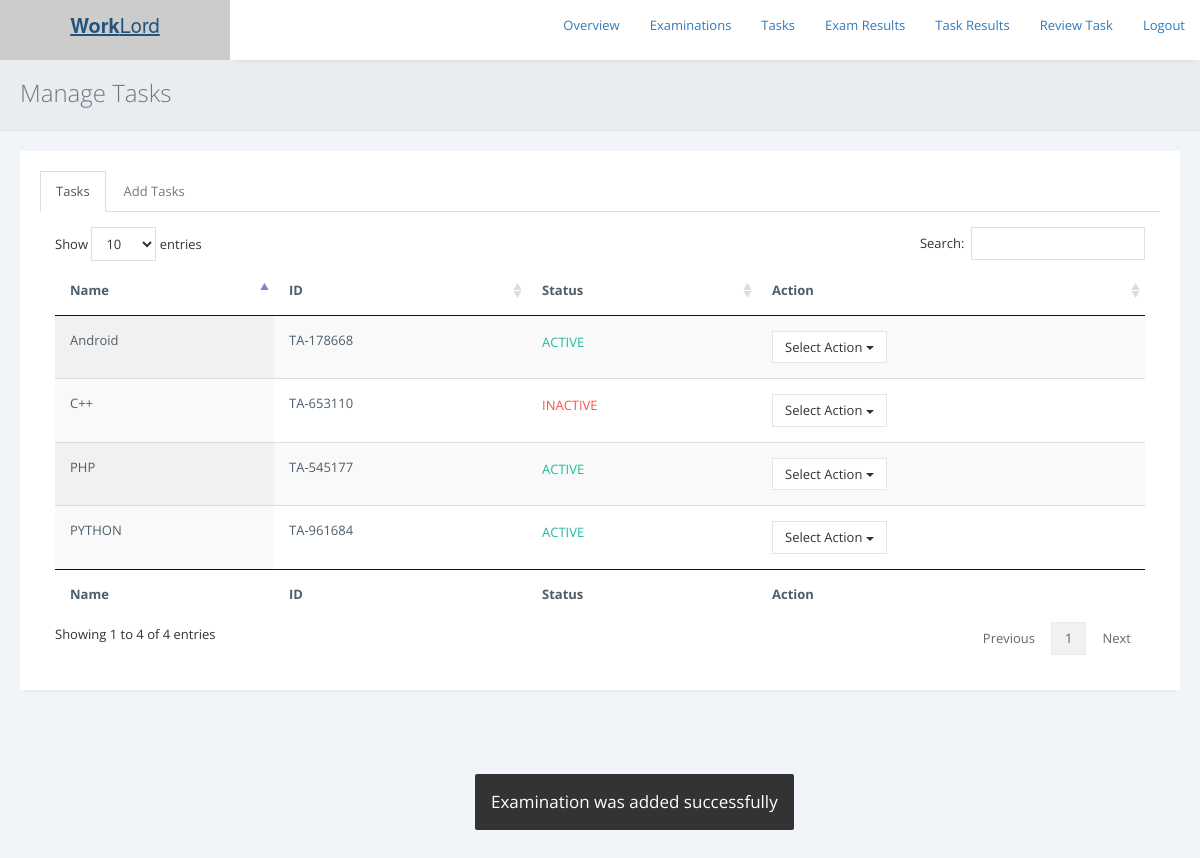
Page /exams/admin/tasks.php?rp=2932 on the committed database.
### tables this page shows
CREATE TABLE `tasks` (
  `task_id` varchar(255) NOT NULL,
  `task_name` varchar(255) NOT NULL,
  `question` longtext NOT NULL,
  `passmark` int(255) NOT NULL,
  `terms` longtext NOT NULL,
  `status` varchar(255) NOT NULL DEFAULT 'Inactive'
);

CREATE TABLE `alerts` (
  `id` int(255) NOT NULL,
  `code` varchar(255) NOT NULL,
  `description` varchar(255) NOT NULL
);

### exams/admin/includes/check_reply.php (called while the page is built, shortened)
<?php
include '../../db.php';
if (isset($_GET['rp'])) {
$error_code = mysqli_real_escape_string($conn, $_GET['rp']);
$sql = "SELECT * FROM alerts WHERE code = '$error_code'";
$result = $conn->query($sql);
if ($result->num_rows > 0) {
    while($row = $result->fetch_assoc()) {
	 $ms = 1;
     $description = $row['description'];
    }
} else {
	$ms = 0;
}
}
?>

### exams/admin/Tasks.php (the view, shortened to what this page needs)
<?php
include 'includes/check_reply.php';
?>
<!DOCTYPE html>
<html>
<head>
<link rel="stylesheet" href="https://cdnjs.cloudflare.com/ajax/libs/twitter-bootstrap/3.3.7/css/bootstrap.min.css">
<link rel="stylesheet" href="https://cdnjs.cloudflare.com/ajax/libs/font-awesome/4.7.0/css/font-awesome.min.css">
<link rel="stylesheet" href="https://cdnjs.cloudflare.com/ajax/libs/ionicons/2.0.1/css/ionicons.min.css">
<link rel="stylesheet" href="../../css/AdminLTE.min.css">
        <link href="../assets/plugins/pace-master/themes/blue/pace-theme-flash.css" rel="stylesheet"/>
        <link href="../assets/plugins/uniform/css/uniform.default.min.css" rel="stylesheet"/>
        <link href="../assets/plugins/bootstrap/css/bootstrap.min.css" rel="stylesheet" type="text/css"/>
        <link href="../assets/plugins/fontawesome/css/font-awesome.css" rel="stylesheet" type="text/css"/>
        <link href="../assets/plugins/line-icons/simple-line-icons.css" rel="stylesheet" type="text/css"/>
        <link href="../assets/plugins/offcanvasmenueffects/css/menu_cornerbox.css" rel="stylesheet" type="text/css"/>
        <link href="../assets/plugins/waves/waves.min.css" rel="stylesheet" type="text/css"/>
        <link href="../assets/plugins/switchery/switchery.min.css" rel="stylesheet" type="text/css"/>
        <link href="../assets/plugins/3d-bold-navigation/css/style.css" rel="stylesheet" type="text/css"/>
        <link href="../assets/plugins/slidepushmenus/css/component.css" rel="stylesheet" type="text/css"/>
        <link href="../assets/plugins/datatables/css/jquery.datatables.min.css" rel="stylesheet" type="text/css"/>
        <link href="../assets/plugins/datatables/css/jquery.datatables_themeroller.css" rel="stylesheet" type="text/css"/>
        <link href="../assets/plugins/x-editable/bootstrap3-editable/css/bootstrap-editable.css" rel="stylesheet" type="text/css">
        <link href="../assets/plugins/bootstrap-datepicker/css/datepicker3.css" rel="stylesheet" type="text/css"/>
		<link href="../assets/plugins/select2/css/select2.min.css" rel="stylesheet" type="text/css"/>
        <link href="../assets/css/modern.min.css" rel="stylesheet" type="text/css"/>
        <link href="../assets/css/themes/green.css" class="theme-color" rel="stylesheet" type="text/css"/>
        <link href="../assets/css/custom.css" rel="stylesheet" type="text/css"/>
        <link href="../assets/css/snack.css" rel="stylesheet" type="text/css"/>
        <link href="../assets/plugins/summernote-master/summernote.css" rel="stylesheet" type="text/css"/>
        <link href="../assets/plugins/bootstrap-datepicker/css/datepicker3.css" rel="stylesheet" type="text/css"/>
        <link href="../assets/plugins/bootstrap-colorpicker/css/colorpicker.css" rel="stylesheet" type="text/css"/>
        <link href="../assets/plugins/bootstrap-tagsinput/bootstrap-tagsinput.css" rel="stylesheet" type="text/css"/>
        <link href="../assets/plugins/bootstrap-timepicker/css/bootstrap-timepicker.min.css" rel="stylesheet" type="text/css"/>
    </head>
    <body <?php if ($ms == "1") { print 'onload="myFunction()"'; } ?>  >
        <main class="content-wrap">
<header class="main-header">
    <a href="../../index.php" class="logo logo-bg">
      <span class="logo-lg"><b>Work</b>Lord</span>
    </a>
    <nav class="navbar navbar-static-top">
      <div class="navbar-custom-menu">
        <ul class="nav navbar-nav">
		<li><a href="./">Overview</a></li>
		<li><a href="examinations.php">Examinations</a></li>
		<li><a href="tasks.php">Tasks</a></li>
		<li><a href="results.php">Exam Results</a></li>
		<li><a href="view-taskresults.php">Task Results</a></li>
		<li><a href="reviewtask.php">Review Task</a></li>
		<li><a href="../../logout.php">Logout</a></li>
        </ul>
      </div>
    </nav>
  </header>
            <div class="page-inner">
                <div class="page-title">
                    <h3>Manage Tasks</h3>
                </div>
                <div id="main-wrapper">
                    <div class="row">
                        <div class="col-md-12">
						<div class="row">
                            <div class="col-md-12">
                                <div class="panel panel-white">
                                    <div class="panel-body">
                                        <div role="tabpanel">
                                            <ul class="nav nav-tabs" role="tablist">
                                                <li role="presentation" class="active"><a href="#tab5" role="tab" data-toggle="tab">Tasks</a></li>
                                                <li role="presentation"><a href="#tab6" role="tab" data-toggle="tab">Add Tasks</a></li>
                                            </ul>
                                            <div class="tab-content">
                                                <div role="tabpanel" class="tab-pane active fade in" id="tab5">
                                           <div class="table-responsive">
										   <?php
										   include '../../db.php';
										   $sql = "SELECT * FROM tasks";
                                           $result = $conn->query($sql);
                                           if ($result->num_rows > 0) {
										print '
										<table id="example" class="display table" style="width: 100%; cellspacing: 0;">
                                        <thead>
                                            <tr>
                                                <th>Name</th>
                                                <th>ID</th>
												<th>Status</th>
                                                <th>Action</th>
                                            </tr>
                                        </thead>
                                        <tfoot>
                                            <tr>
                                                <th>Name</th>
                                                <th>ID</th>
												<th>Status</th>
                                                <th>Action</th>
                                            </tr>
                                        </tfoot>
                                        <tbody>';
                                           while($row = $result->fetch_assoc()) {
											   $status = $row['status'];
											   if ($status == "Active") {
											   $st = '<p class="text-success">ACTIVE</p>';
											   $stl = '<a href="pages/make_tsk_in.php?id='.$row['task_id'].'">Make Inactive</a>';
											   }else{
											   $st = '<p class="text-danger">INACTIVE</p>';
                                               $stl = '<a href="pages/make_tsk_ac.php?id='.$row['task_id'].'">Make Active</a>';
											   }
                                          print '
										       <tr>
                                                <td>'.$row['task_name'].'</td>
												<td>'.$row['task_id'].'</td>
												<td>'.$st.'</td>
                                                <td><div class="btn-group" role="group">
                                                <button type="button" class="btn btn-default dropdown-toggle" data-toggle="dropdown" aria-expanded="false">
                                                    Select Action
                                                    <span class="caret"></span>
                                                </button>
                                                <ul class="dropdown-menu" role="menu">
                                                    <li>'.$stl.'</li>
													<li><a href="edit-task.php?tid='.$row['task_id'].'">Edit Task</a></li>
													<li><a href="view-taskquestions.php?tid='.$row['task_id'].'">View Question</a></li>
                                                    <li><a'; ?> onclick = "return confirm('Drop <?php echo $row['task_name']; ?> ?')" <?php print ' href="pages/drop_tsk.php?id='.$row['task_id'].'">Drop Task</a></li>
                                                </ul>
                                            </div></td>
                                            </tr>';
                                           }
										   print '
									   </tbody>
                                       </table>  ';
                                            } else {
											print '
												<div class="alert alert-info" role="alert">
                                        Nothing was found in database.
                                    </div>';
                                           }
										   ?>
                                    </div>
                                                </div>
                                            </div>
                                        </div>
                                    </div>
                                </div>
                            </div>
                        </div>
                        </div>
                    </div>
                </div>
            </div>
        </main>
		<?php if ($ms == "1") {
?> <div class="alert alert-success" id="snackbar"><?php echo "$description";
 ?></div> <?php
}else{
}
?>
    </body>
</html>

### exams/assets/css/snack.css (style rules this page uses)
#snackbar { visibility: hidden; min-width: 250px; margin-left: -125px; background-color: #333; color: #fff; text-align: center; border-radius: 2px; padding: 16px; position: fixed; z-index: 1; left: 50%; bottom: 30px; font-size: 17px; }
#snackbar.show { visibility: visible; -webkit-animation: fadein 0.5s, fadeout 0.5s 2.5s; animation: fadein 0.5s, fadeout 0.5s 2.5s; }

### rows in the picture
tasks: task_name "Android", task_id "TA-178668", status "ACTIVE"
tasks: task_name "PHP", task_id "TA-545177", status "ACTIVE"
tasks: task_name "C++", task_id "TA-653110", status "INACTIVE"
tasks: task_name "PYTHON", task_id "TA-961684", status "ACTIVE"
alerts: description "Examination was added successfully"
